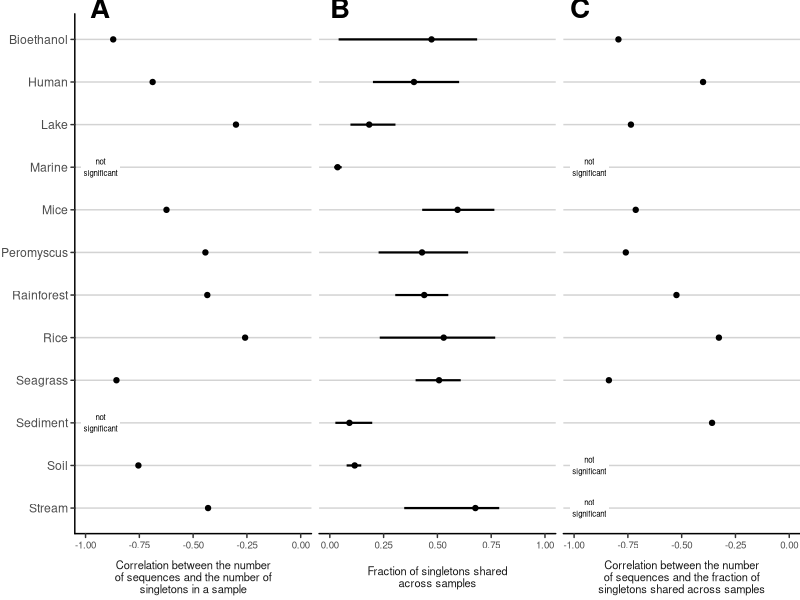
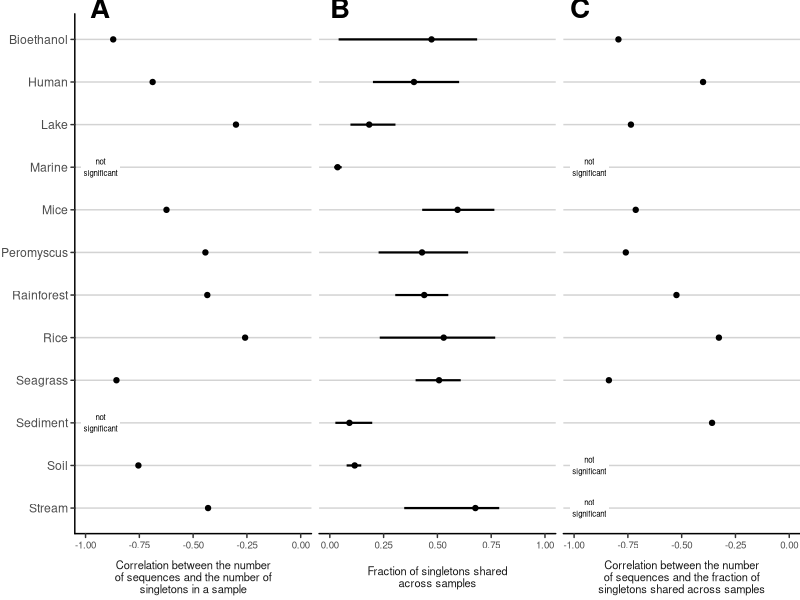

The R source for these figures, in order:
library(tidyverse)
library(cowplot)

studies <- c("bioethanol", "human", "lake", "marine", "mice", "peromyscus",
							"rainforest", "rice", "seagrass", "sediment", "soil",
							"stream") %>%
						sort(decreasing=T)

nice_studies <- c("Bioethanol", "Human", "Lake", "Marine", "Mice", "Peromyscus",
									"Rainforest", "Rice", "Seagrass", "Sediment", "Soil",
									"Stream") %>%
								sort(decreasing=T)
names(nice_studies) <- studies

methods <- str_wrap(c(
	"Correlation between the number of sequences and the number of singletons in a sample",
	"Correlation between the number of sequences and the fraction of singletons shared across samples",
	"Fraction of singletons shared across samples"), width=35)
names(methods) <- c("cor_loss", "cor_coverage", "coverage")

correlations <- bind_rows(
		cor_loss=read_tsv('data/process/sequence_loss_table_cor.tsv'),
		cor_coverage=read_tsv('data/process/sequence_coverage_table_cor.tsv'),
		.id="comparison"
	) %>%
 	filter(freq_removed == 1) %>%
  mutate(sig = if_else(cor_n_p.value < 0.05, NA_character_, "not\nsignificant"),
    value = if_else(is.na(sig), cor_n_estimate, NA_real_)
	) %>%
	select(comparison, dataset, value, sig)

coverage <- read_tsv('data/process/sequence_coverage_table_raw.tsv') %>%
	filter(freq_removed == 1) %>%
	group_by(dataset) %>%
	summarize(
		value=median(coverage),
		lci = quantile(coverage, prob=0.025),
		uci = quantile(coverage, prob=0.975),
		.groups="drop"
	) %>%
	mutate(comparison = "coverage")

limits <- tibble(
	comparison = c("cor_loss", "cor_loss", "cor_coverage", "cor_coverage", "coverage", "coverage"),
	value = c(-1, 0, -1, 0, 0, 1),
	dataset = c("zlower", "zupper", "zlower", "zupper", "zlower", "zupper")
)

panel_label <- tibble(
	comparison = factor(c("cor_loss", "cor_coverage", "coverage"),
		levels=c("cor_loss", "coverage", "cor_coverage")),
	label = c("A", "C", "B"),
	x=c(-1, -1, 0),
	y=c(12.5, 12.5, 12.5)
)

figure <- bind_rows(correlations, coverage, limits) %>%
	mutate(comparison = factor(comparison,
 		levels=c("cor_loss", "coverage", "cor_coverage")),
		dataset = factor(dataset, levels=studies)	) %>%
  ggplot(aes(y=dataset, x=value)) +
  geom_hline(aes(yintercept=dataset), color="lightgray", na.rm=T) +
  geom_point(na.rm=T) +
	geom_errorbarh(aes(xmin=lci, xmax=uci), height=0, size=0.75, na.rm=T) +
	geom_label(x=-0.93, aes(label=sig), label.size=0, size=2, na.rm=T) +
	facet_wrap(facet="comparison",
		labeller=labeller(comparison = methods),
		strip.position = "bottom",
		scales="free_x"
	) +
  labs(y=NULL, x=NULL) +
  scale_y_discrete(limits=studies, labels=nice_studies[studies]) +
	coord_cartesian(clip="off") +
  theme_classic() +
	theme(strip.background = element_blank(),
		strip.placement = "outside",
		strip.text=element_text(size=8),
		axis.text.x=element_text(size=7),
		line=element_line(lineend="round"),
		plot.margin=margin(t=10)
	)

ggdraw(figure) +
	draw_plot_label(
		label=c("A", "B", "C"),
		x=c(0.1, 0.4, 0.7),
		y=c(1.02, 1.02, 1.02),
		size = 20,
		fontface="bold"
	)


ggsave("results/figures/correlation_coverage.tiff", width=6.87, height=4.25, compression = "lzw")
